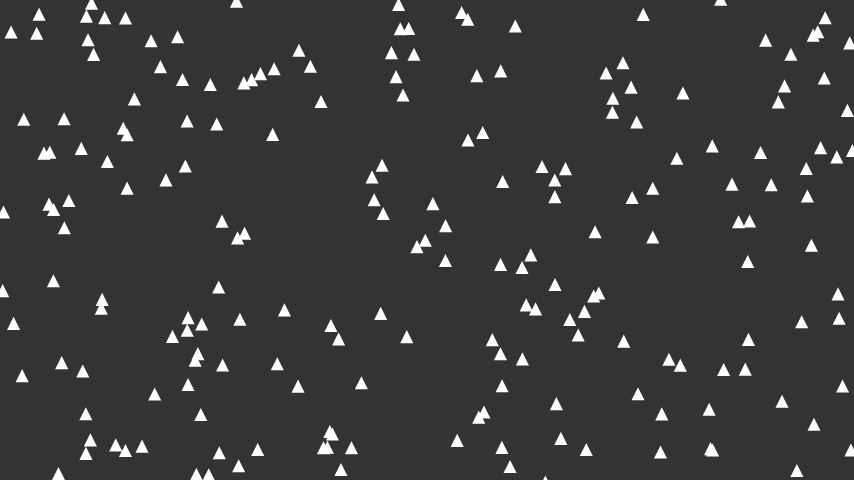
Frame 1 (no input)
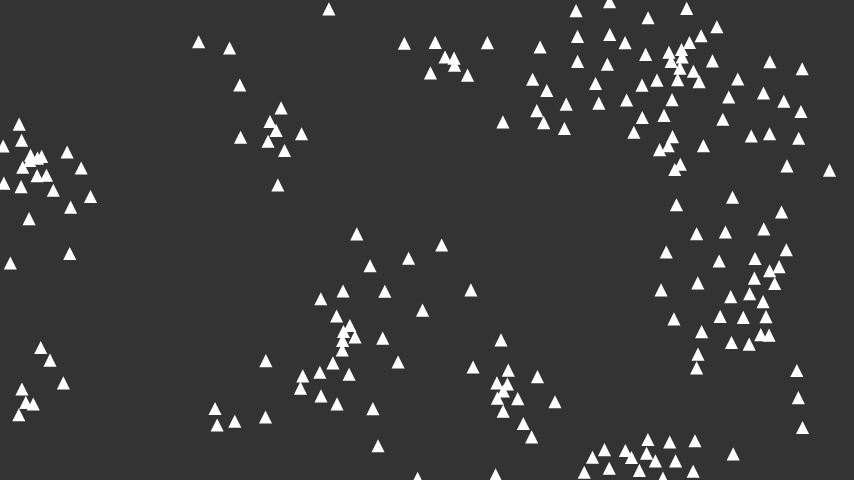
Frame 60 (no input)
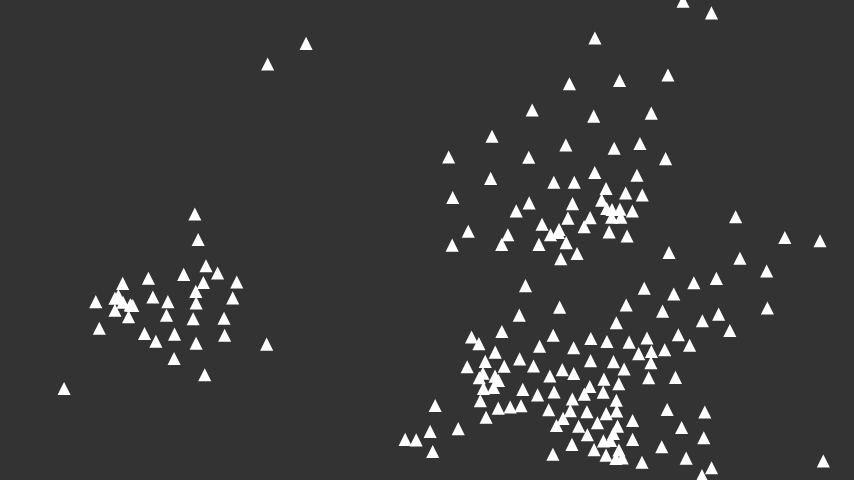
Frame 120 (the mouse pressed at the canvas centre since frame 60)

The p5.js sketch that drew these frames (run headless with seeded random() and noise() and a simulated clock; from frame 60 on, the mouse is pressed at the canvas centre):

// p5.js sketch
// ── sketch.js
const flock = []

let alignSlider, cohesionSlider, separationSlider

function setup() {
  createCanvas(854, 480)
  for (let i = 0; i < 200; i++) {
    flock.push(new Boid())
  }

  alignSlider = createSlider(0, 2, 1, 0.1)
  cohesionSlider = createSlider(0, 2, 1, 0.1)
  separationSlider = createSlider(0, 2, 1, 0.1)
}

function draw() {
  background(51)

  for (const boid of flock) {
    boid.edges()
    boid.flock(flock)
    boid.update()
    boid.show()
  }
}

// ── boid.js
class Boid {
  constructor() {
    this.position = createVector(random(width), random(height))
    this.velocity = p5.Vector.random2D()
    this.velocity.setMag(random(2, 4))
    this.acceleration = createVector()
    this.maxForce = 1
    this.maxSpeed = 4
    this.perceptionRadius = 50
  }

  edges() {
    if (this.position.x > width) {
      this.position.x = 0
    } else if (this.position.x < 0) {
      this.position.x = width
    }

    if (this.position.y > height) {
      this.position.y = 0
    } else if (this.position.y < 0) {
      this.position.y = height
    }
  }

  align(boids) {
    let steering = createVector()
    let total = 0
    for (const boid of boids) {
      let d = dist(this.position.x, this.position.y, boid.position.x, boid.position.y)
      if (d < this.perceptionRadius && boid != this) {
        steering.add(boid.velocity)
        total++
      }
    }
    if (total > 0) {
      steering.div(total)
      steering.setMag(this.maxSpeed)
      steering.sub(this.velocity)
      steering.limit(this.maxForce)
    }
    return steering
  }

  cohesion(boids) {
    let steering = createVector()
    let total = 0
    for (const boid of boids) {
      let d = dist(this.position.x, this.position.y, boid.position.x, boid.position.y)
      if (d < this.perceptionRadius && boid != this) {
        steering.add(boid.position)
        total++
      }
    }
    if (total > 0) {
      steering.div(total)
      steering.sub(this.position)
      steering.setMag(this.maxSpeed)
      steering.sub(this.velocity)
      steering.limit(this.maxForce)
    }
    return steering
  }

  separation(boids) {
    let steering = createVector()
    let total = 0
    for (const boid of boids) {
      let d = dist(this.position.x, this.position.y, boid.position.x, boid.position.y)
      if (d < this.perceptionRadius && boid != this) {
        let diff = p5.Vector.sub(this.position, boid.position)
        diff.div(d * d)
        steering.add(diff)
        total++
      }
    }
    if (total > 0) {
      steering.div(total)
      steering.setMag(this.maxSpeed)
      steering.sub(this.velocity)
      steering.limit(this.maxForce)
    }
    return steering
  }

  flock(boids) {
    this.acceleration.mult(0)
    let alignment = this.align(boids)
    let cohesion = this.cohesion(boids)
    let separation = this.separation(boids)

    alignment.mult(alignSlider.value())
    cohesion.mult(cohesionSlider.value())
    separation.mult(separationSlider.value())

    this.acceleration.add(alignment)
    this.acceleration.add(cohesion)
    this.acceleration.add(separation)
  }

  update() {
    this.position.add(this.velocity)
    this.velocity.add(this.acceleration)
    this.velocity.limit(this.maxSpeed)
  }

  show() {
    strokeWeight(5)
    stroke(255)
    triangle(
      this.position.x,
      this.position.y,
      this.position.x - 2.5,
      this.position.y + 5,
      this.position.x + 2.5,
      this.position.y + 5
    )
  }
}
